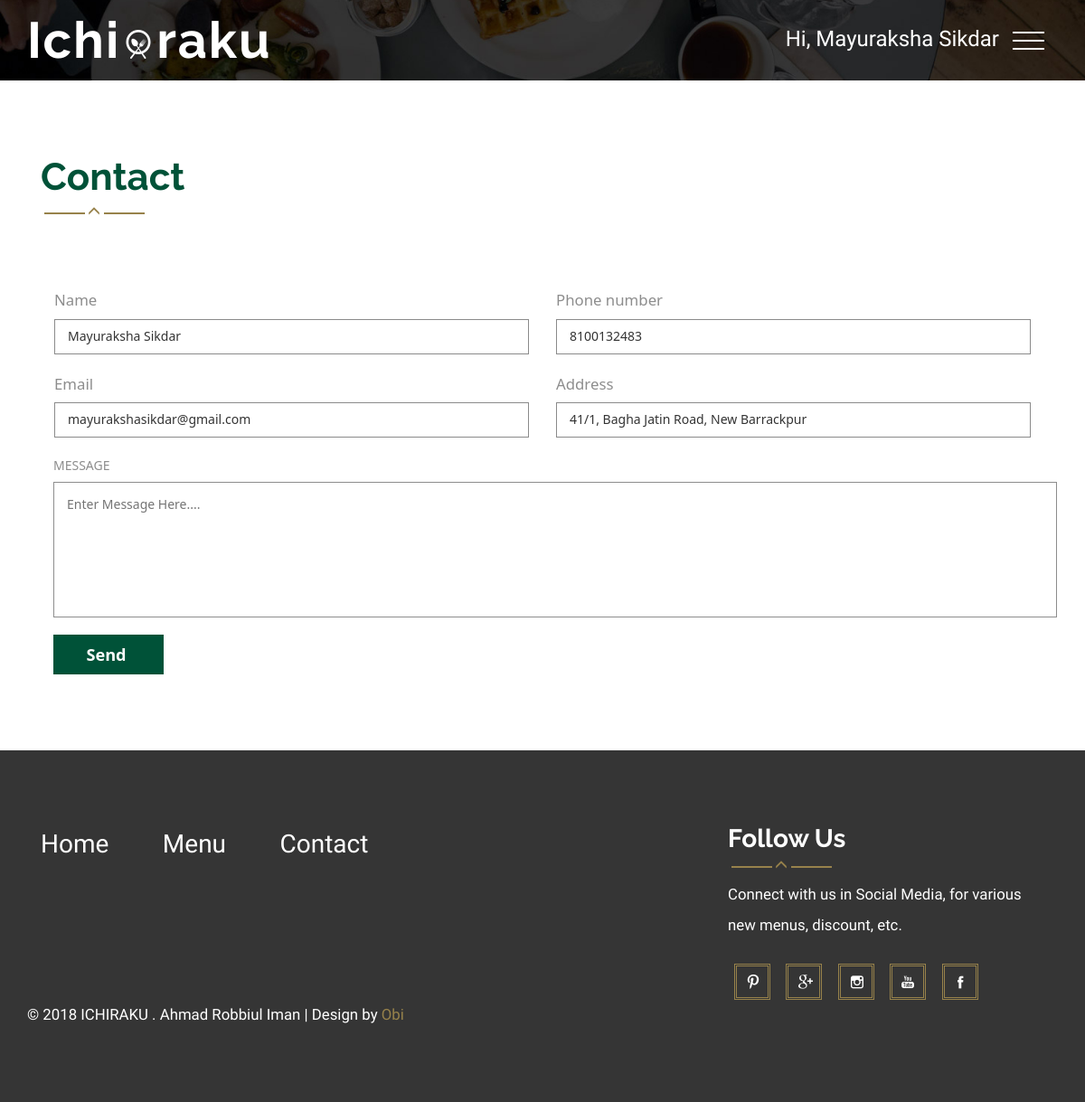
The page /contact.php (signed in) on the database its author committed.
### tables this page shows
CREATE TABLE `customer_table` (
  `id` int(11) NOT NULL,
  `c_name` varchar(150) NOT NULL,
  `email` varchar(255) NOT NULL,
  `password` varchar(155) NOT NULL,
  `Contact_no` varchar(10) NOT NULL,
  `Address` varchar(255) NOT NULL
);

### contact.php (the view, shortened to what this page needs)
<!DOCTYPE html>
<html>
<head>
<link href="css/bootstrap.css" rel="stylesheet" type="text/css" media="all" />
<link href="css/style.css" rel="stylesheet" type="text/css" media="all" />
<link href="css/styles.css" rel="stylesheet">
<link href="css/animate.min.css" rel="stylesheet" type="text/css">
</head>
<body>
	<div class="header head">
		<div class="container">
			<div class="logo animated wow pulse" data-wow-duration="1000ms" data-wow-delay="500ms">
			<h1 style="float: left"><a href="index.php"><span>Ichi</span><img src="images/oo.png" alt="">raku</a>
			</div>
			<?php require("header_menu.php"); ?>
			<div class="clearfix"></div>
		</div>
	</div>
	<div class="menu">
		<div class="container">
					<div class="menu-top">
							<div class="col-md-4 menu-left animated wow fadeInLeft" data-wow-duration="1000ms" data-wow-delay="500ms">
								<h3>Contact</h3>
								<label><i class="glyphicon glyphicon-menu-up"></i></label>
							</div>
							<div class="clearfix"> </div>
						</div>
						<div class="contact-top">
					<?php
						$user = $_SESSION['user_info'];
						$id = $user['id'];
						$query = mysqli_query($con,"SELECT * FROM `customer_table` WHERE `id`='$id'") or die(mysqli_error($con));
						$rec = mysqli_fetch_assoc($query);
					?>
						<div class="col-md-12 contact-para animated wow fadeInDown" data-wow-duration="1000ms" data-wow-delay="500ms" id="contact">
						<form style="font-family: Segoe, 'Segoe UI', 'DejaVu Sans', 'Trebuchet MS', Verdana, 'sans-serif'" method="post" id="form">
							<div class="grid-contact">
								<div class="col-md-6 contact-grid">
									<p class="your-para">Name </p>
										<input type="text" value="<?php echo $rec['c_name']?>" onfocus="this.value='';" onblur="if (this.value == '') {this.value ='';}" placeholder="Name">
									</div>
								<div class="col-md-6 contact-grid">
								<p class="your-para">Phone number</p>
									<input type="text" value="<?php echo $rec['Contact_no']?>" onfocus="this.value='';" onblur="if (this.value == '') {this.value ='';}" placeholder="Mobile Number">
								</div>
								<div class="clearfix"> </div>
							</div>
							<div class="grid-contact">
								<div class="col-md-6 contact-grid">
									<p class="your-para">Email</p>
									<input type="text" value="<?php echo $rec['email']?>" onfocus="this.value='';" onblur="if (this.value == '') {this.value ='';}" placeholder="Email">
								</div>
								<div class="col-md-6 contact-grid">
									<p class="your-para">Address</p>
									<input type="text" value="<?php echo $rec['Address']?>" onfocus="this.value='';" onblur="if (this.value == '') {this.value ='';}" placeholder="Address">
								</div>
								<div class="clearfix"> </div>
							</div>
							<p class="your-para msg-para">MESSAGE</p>
							<textarea cols="77" rows="6" value="" onfocus="this.value='';" onblur="if (this.value == '') {this.value = '';}" placeholder="Enter Message Here...."></textarea>
								<div class="send">
									<input type="submit" value="Send " id="submit">
								</div>
						</form>
						</div>
						<div class="clearfix"> </div>
					</div>
				</div>
			</div>
	<?php require("footer.php") ?>
</body>
</html>

### css/style.css (style rules this page uses)
body { background:#fff; font-family: 'Open Sans Condensed', sans-serif; }
body a { transition: 0.5s all; -webkit-transition: 0.5s all; -o-transition: 0.5s all; -moz-transition: 0.5s all; -ms-transition: 0.5s all; }
h1,h2,h3,h4,h5,h6,label,p { margin:0; }
.logo { float:left; }
.logo h1 { font-family: 'Raleway', sans-serif; font-size: 4em; font-weight: 700; letter-spacing: 2px; }
.logo a { color: #fff; text-decoration:none; }
.logo a img { margin: 0px 4px; }
.header { background:url(../images/2.jpg) no-repeat left; width:100%; background-size:cover; min-height:750px; display:block; padding-top: 1em; }
.head { min-height:89px; }
.contact-para p { margin:0 0; font-size:1em; }
p.your-para { color:#8d8d8d; margin: 0 0 0.3em; }
.grid-contact { padding: 0 0 1.5em; }
.contact-grid input[type="text"], .contact-grid input[type="password"] { width: 100%; padding: 0.6em 1em; outline: none; border: 1px solid #8A8A8A; -webkit-appearance: none; }
.contact-grid p { margin: 0 0 0.5em; font-size:1.2em; float: left; width: 85%; }
.contact-para textarea { resize:none; width: 100%; padding: 1em; margin:0 1em ; background: none; outline:none; border:1px solid #8d8d8d; -webkit-appearance: none; }
.contact-para input[type="submit"] { font-size: 1.3em; background: #005238; padding: 0.5em 2em; text-align: center; color: #fff; border: none; outline: none; margin: 0 auto; -webkit-appearance: none; font-weight: 700; transition: 0.5s all; -webkit-transition: 0.5s all; -o-transition: 0.5s all; -ms-transition: 0.5s all; -moz-transition: 0.5s all; }
p.msg-para { margin:0 1em 0.6em; }
.send { padding: 1em 1em 0; }
.contact-top { padding-top: 3em; }
.menu-top { padding: 0em 0 2em; }
.menu-left h3 { font-size:3em; color: #005238; font-family: 'Raleway', sans-serif; font-weight:700; }
.menu-left label { display: block; margin: 0.4em 0; }
.menu-left label:before,.menu-left label:after { width: 45px; height: 2px; display: inline-block; vertical-align: middle; content: ""; margin: 0 1%; background-color: #97824b; }
.menu-left i { font-size:1em; color:#97824b; }
.menu { padding: 6em 0; }

### css/styles.css (style rules this page uses)
body { background:#fff; font-family: 'Open Sans Condensed', sans-serif; }

### rows shown on the page
customer_table: c_name "Mayuraksha Sikdar", Contact_no "8100132483", email "mayurakshasikdar@gmail.com", Address "41/1, Bagha Jatin Road, New Barrackpur"

### other values the page prints
$_SESSION['user_info']['c_name'] "Mayuraksha Sikdar"
